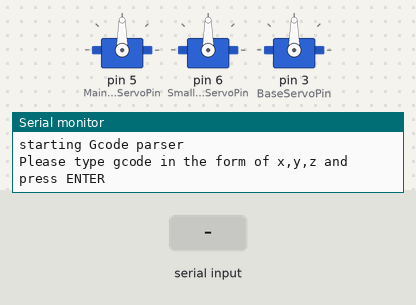
This sketch was run on a simulated Arduino Uno, built with avr-gcc and run on an emulated ATmega328P. On the bench: 3 × servo, the last lines printed to the serial monitor. The inputs (shaded band) are chosen by the test bench.

Above: at 2.2 s.
2.3 s: "5\n" received over Serial
At 3.6 s:
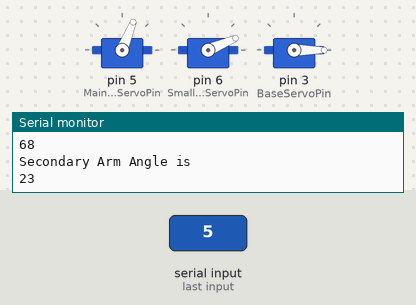
3.9 s: "90,45\n" received over Serial
6.9 s: "90,45,200\n" received over Serial
Timing chart, 0 to 9.9 s (numbered marks = the images above; inputs shaded):
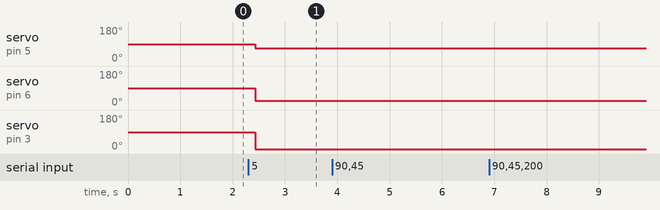

The sketch:

Autonomuos.ino
```cpp
#include <Servo.h>

#include <SoftwareSerial.h>


#include <math.h>

  const byte BaseServoPin = 3;
  const byte  SmallArmServoPin = 6;
  const byte MainArmServoPin = 5;

  Servo MainArmServo;
  Servo SmallArmServo;
  Servo BaseServo;


//====for the potentiometer=====
const byte PotBasePin = A0;
int PotBaseValue;
const byte PotArmPin = A1;
int PotArmValue;
const byte PotSmallArmPin = A2;
int PotSmallArmValue;

//====== for the switch ====
const byte button = 2;
byte buttonstate;

//======for user question========
const char question[] = "Please type gcode in the form of x,y,z and press ENTER";


//=====for user response=========
char inChar[32];
unsigned int index=0;
int GcodeX=0;
int GcodeY=0;
int GcodeZ= 0;
int GcodeClaw = 0; //0 for closed

//====inverse kinematics====
float smallArmLength = 7.5;
float mainArmLength = 7.7;
int MainArmServoAngle;
int SecondaryArmServoAngle;
int SecondaryArnAngleOffset = 15;
float origin = 0; //which is true for both X, and Y coordinate, (0,0)
float CenterDistance = 0;
float a = 0;
float b = 0;
float h = 0;
float P2X = 0;
float P2Y = 0;
float P3X = 0;
float P3Y = 0;
float distanceP3toOrigin;
float distanceP3toP1;
float hypoAngle;


void GetPotentiometerState(){
  PotBaseValue = analogRead(PotBasePin);
  PotArmValue = analogRead(PotArmPin);
  PotSmallArmValue = analogRead(PotSmallArmPin);
}

void parse (char tempChar[]){

  if(!sscanf(tempChar, "%d,%d,%d", &GcodeX, &GcodeY, &GcodeZ)){
    Serial.println("Wrong format, please try again");
    return;
  }
  sscanf(tempChar, "%d,%d,%d", &GcodeX, &GcodeY, &GcodeZ);
  Serial.println("Gcode entered are:");
  Serial.println(GcodeX);
  Serial.println(GcodeY);
  Serial.println(GcodeZ);

}

void getUserResponse() {
  index = 0;
  inChar[0]='e';
  while (Serial.available()){
    delay(10);
   inChar[index] = Serial.read();
    Serial.print(inChar[index]);
    index++;
  }


  if (inChar[0]!='e'){
    char temp[index-1];
    Serial.println("You have entered");
    for (int i =0; i< index; i++){ //we will only care about the part that has the index
      temp[i] = inChar[i]; //temp will only have the digits that are important
      Serial.print(temp[i]);

    }

    parse (temp);//pass string to gcode and store as gcode
  }
  inChar [0] = 'e';
  index = 0;
  }


void inverseKinematics(int GcodeX, int GcodeY){
  CenterDistance = sqrt(square(GcodeX)+square(GcodeY));
  if (CenterDistance > smallArmLength + mainArmLength){
    Serial.println("out of bound, cannot reach, please enter another gcode");
    return;
  }
  if (CenterDistance < fabs(smallArmLength - mainArmLength)){
    Serial.println("out of bound, to close to the origin, please enter another gcode");
    return;
  }
  if (CenterDistance == 0 && smallArmLength == mainArmLength){ //normally never reach since armlength differ
    Serial.println("out of bound, coincident, please enter another gcode");
    return;
  }
  if (CenterDistance ==0){
    Serial.println("out of bound, gcode at origin, please enter another gcode");
    return; //center distance at origin
  }


  a = (square(mainArmLength)- square(smallArmLength)+square(CenterDistance))/2/CenterDistance;
  h = sqrt(square(mainArmLength)-square(a));

  P2X = origin + a*(GcodeX - origin)/CenterDistance;
  P2Y = origin + a*(GcodeY - origin)/CenterDistance;
  P3X = P2X - h*(GcodeY - origin)/CenterDistance;
  P3Y = P2Y + h*(GcodeX - origin)/CenterDistance;

  Serial.print("Intersect found, at ");
  Serial.print(P3X);
  Serial.print(" , ");
  Serial.println(P3Y);

  MainArmServoAngle = 180/M_PI*atan2(P3Y, P3X);
  //to find angle for the 2nd arm, first find distance between p3 to origin and gcode
  //then cosine law it to find angle across from hyponteneuse
  //then angle to change = 180 - angle

  distanceP3toOrigin = sqrt(square(P3X) + square(P3Y));
  distanceP3toP1 = sqrt(square(P3X-GcodeX)+square(P3Y-GcodeY));

  hypoAngle = 180/M_PI*acos((square(distanceP3toOrigin) + square(distanceP3toP1) - square(CenterDistance))/2/distanceP3toOrigin/distanceP3toP1);
  Serial.println("Hypoangle is ");
  Serial.println(hypoAngle);
  SecondaryArmServoAngle = hypoAngle - SecondaryArnAngleOffset;

  Serial.println("Main Arm Angle is");
  Serial.println(MainArmServoAngle);
  Serial.println("Secondary Arm Angle is");
  Serial.println(SecondaryArmServoAngle);

  motorOutput();
}

void motorOutput(){
   pinMode(BaseServoPin, OUTPUT);
  pinMode(SmallArmServoPin, OUTPUT);
  pinMode( MainArmServoPin, OUTPUT);
  MainArmServo.write(MainArmServoAngle);
  SmallArmServo.write(SecondaryArmServoAngle);
  BaseServo.write(GcodeZ);
delay(3000);
 pinMode(BaseServoPin, INPUT);
  pinMode(SmallArmServoPin, INPUT);
  pinMode( MainArmServoPin, INPUT);
}
void setup() {
  // put your setup code here, to run once:
    Serial.begin(9600);
  Serial.println("Initialize");

  MainArmServo.attach(MainArmServoPin);

  SmallArmServo.attach(SmallArmServoPin);

  BaseServo.attach(BaseServoPin);


    // put your setup code here, to run once:
Serial.begin(9600);
Serial.flush();
Serial.println("starting Gcode parser");
Serial.println(question);
inChar[0] = 'e'; //set flag to empty
     pinMode(BaseServoPin, INPUT);
  pinMode(SmallArmServoPin, INPUT);
  pinMode( MainArmServoPin, INPUT);
  delay (1000);
}

void loop() {
  // put your main code here, to run repeatedly:
//turn the servo pin off first

    if(Serial.available()>0){


    getUserResponse();
    inverseKinematics(GcodeX, GcodeY);

    }
    delay(30);


}
```

Measured:
- after the input at 2.3 s, servo on pin 5 (MainArmServoPin): 90° → 68° after 0.13 s; servo on pin 6 (SmallArmServoPin): 90° → 23° after 0.13 s; servo on pin 3 (BaseServoPin): 90° → 0° after 0.13 s
